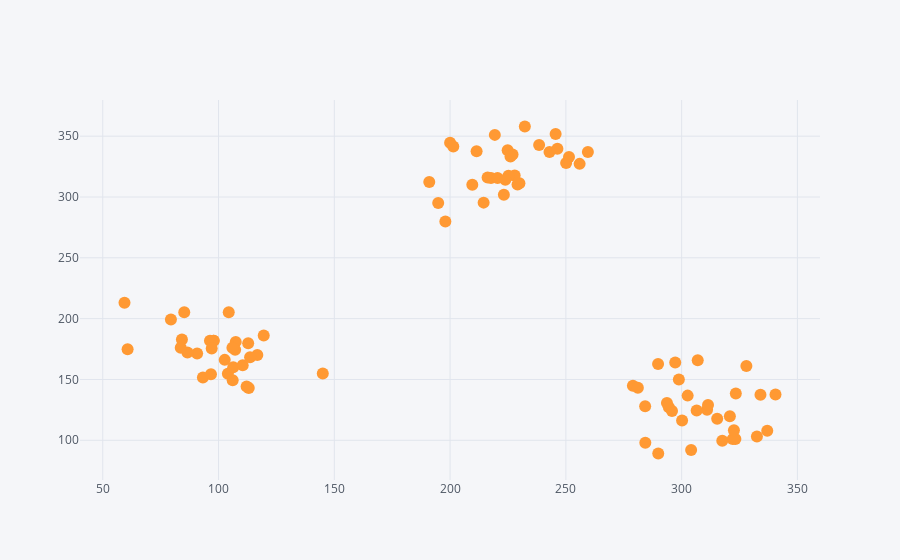

Notebook source saved alongside this figure:
### Code cell
table.iplot(kind='scatter', x= 'Xf', y='Yf', mode='markers')
